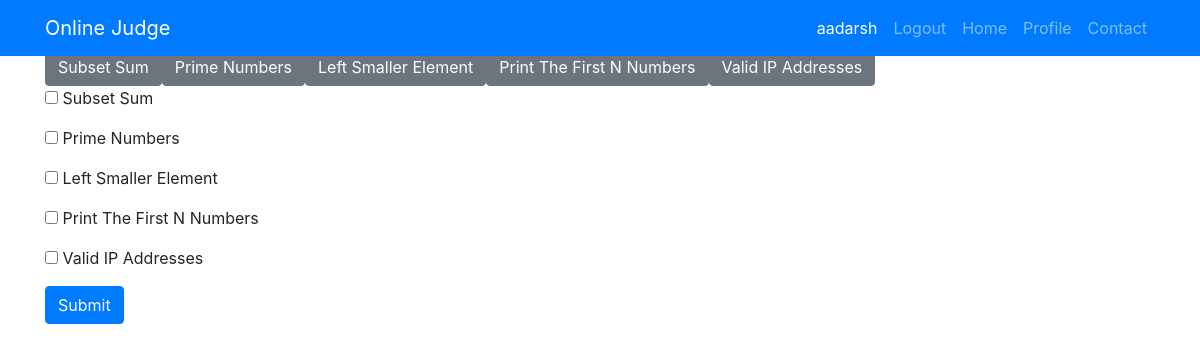
The app's page /addContestContest1 (signed in) with its own data.
### judge/models.py (models this page shows, shortened)
class Question(models.Model):
    code = models.CharField(max_length=10, unique=True)
    name = models.CharField(max_length=250)
    problem = models.TextField()
    difficulty = models.CharField(max_length=10,choices=level,blank=True)
    points = models.IntegerField(default=0,blank=True)

### judge/views.py (the view, shortened to what this page needs)
# urls.py: path('addContestContest<pk>', views.addQuestion, name='addContestQuestion'),
def addQuestion(request, pk):
    contest = Contest.objects.get(id=pk)
    question_set = Question.objects.all()
    context = {
        'questions': question_set
    }
    return render(request, 'judge/addQuestion.html', context)

### templates/judge/addQuestion.html (shortened to what this page needs)
{% extends 'base.html' %}
{% block content %}
<table class="table">
    <form method="POST">
        {% for question in questions %}
            <button type="submit" name="question_id" value="{{ question.id }}"
            class="btn btn-secondary">{{ question.name }}</button>
        {% endfor %}
    {% for question in questions %}
        <p><input type="checkbox" name="question_ids" value="{{ question.id }}">
            {{ question.name }}</p>
    {% endfor %}
        <input type="submit" class="btn btn-primary">
    </form>
</table>
{% endblock content %}

### templates/base.html (shortened to what this page needs)
<!DOCTYPE html>
<nav class="navbar navbar-expand-lg navbar-dark fixed-top bg-primary">
    <div class="container">
      <a class="navbar-brand" href="#">Online Judge</a>
      <div class="collapse navbar-collapse" id="navbarSupportedContent">
        <ul class="navbar-nav ml-auto">
          <li class="nav-item active">
            <a class="nav-link" href="#">{{ request.user.username }}</a>
          </li>
          <li class="nav-item">
            <a class="nav-link" href="{% url 'logout' %}">Logout</a>
          </li>
          <li class="nav-item">
            <a class="nav-link" href="{% url 'home' %}">Home</a>
          </li>
          <li class="nav-item">
            <a class="nav-link" href="{% url 'viewProfile' request.user.id %}">Profile</a>
          </li>
          <li class="nav-item">
            <a class="nav-link" href="#">Contact</a>
          </li>
        </ul>
      </div>
    </div>
</nav>
{% load static %}
<html lang="en">
    <head>
        <link rel="stylesheet" href="{% static 'css/profile.css' %}">
        <link rel="stylesheet" href="https://maxcdn.bootstrapcdn.com/bootstrap/4.0.0/css/bootstrap.min.css"
>
    </head>
    <body>
        <section class="section">
            <div class="container">
                {% block content %}
                {% endblock %}
            </div>
        </section>
    </body>
</html>

### static/css/profile.css (style rules this page uses)
html, body { margin: 0; padding: 0; }

### records on screen
Question: {{ question.id }} 1 (drawn), name "Subset Sum"
Question: {{ question.id }} 2 (drawn), name "Prime Numbers"
Question: {{ question.id }} 3 (drawn), name "Left Smaller Element"
Question: {{ question.id }} 4 (drawn), name "Print The First N Numbers"
Question: {{ question.id }} 5 (drawn), name "Valid IP Addresses"

### other values on screen
{{ request.user.username }} "aadarsh"
